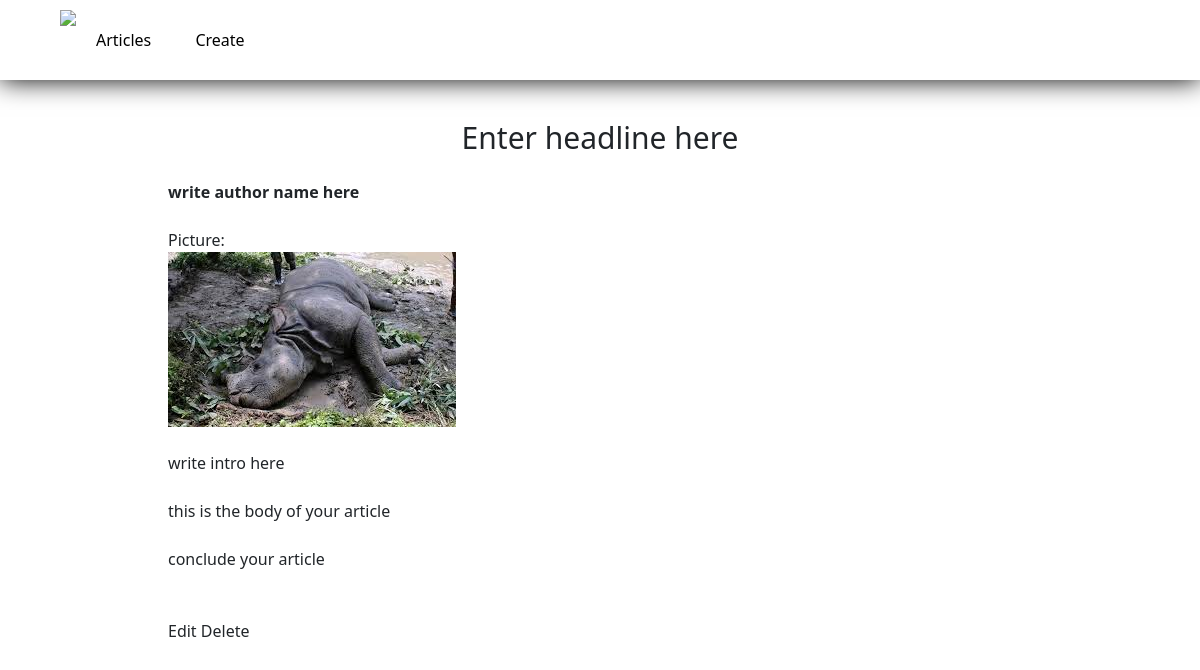
The app's page /articles/3/ with its own data.
### articles/models.py (models this page shows, shortened)
class article(models.Model):
    headline = models.CharField(max_length=200, default='Enter headline here')
    byline = models.CharField(max_length=100, default='write author name here')
    image = models.ImageField(max_length = 254)
    introduction = models.TextField(max_length=1500, default='write intro here')
    body = models.TextField(max_length=1500, default='this is the body of your article')
    conclusion = models.TextField(max_length=1500, default='conclude your article')

### articles/views.py (the view)
# urls.py: path("articles/<pk>/", article_retrieve, name="article_retrieve"),
def article_retrieve(request,pk):
    articles= article.objects.get(id=pk)
    context={
        "articles":articles
    }
    return render(request,"article.html",context)

### templates/article.html
{% extends "base.html" %}
{% block content %}
<br><br><br><br>
<h2 class="text-center text-3xl">{{ articles.headline }}</h2>
<br>
<strong>{{ articles.byline }}</strong>
<br><br>
<p>Picture: <br><img src="{{ articles.image.url }}" alt=""></p>
<br>
<p>{{ articles.introduction }}</p>
<br>
<p>{{ articles.body }}</p>
<br>
<p>{{ articles.conclusion }}</p>
<br><br>
<div>
    <a href="/articles/{{ articles.id }}/edit/" class="">
        Edit</a>
    <a href="/articles/{{ articles.id }}/delete/" class="">
        Delete</a>
</div>
{% endblock content %}

### templates/base.html (style rules this page uses)
a { text-decoration: none; }

### records on screen
article: headline "Enter headline here", byline "write author name here", image (picture), introduction "write intro here", body "this is the body of your article", conclusion "conclude your article"
